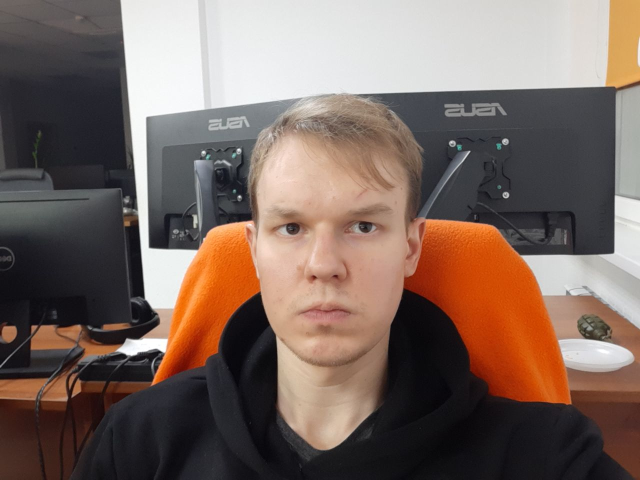
#> input picture laboratory_work_1/img/image_1.png, 1280 x 960 px, found by its file name (shown at 1/2 size)
$ python lab22.py
#> lines starting #> are read from the running program, lines starting #| are printed output that depends on the picture
import cv2
from matplotlib import pyplot as plt
import numpy as np


def show_result(image_path):
#> called with image_path = './laboratory_work_1/img/image_1.png'
    image = cv2.imread(image_path)
#> image is the input picture: shape (960, 1280, 3); mean B, G, R 96, 104.5, 123.5
    plt.figure(figsize=(20, 10))

    transformed_linear = cv2.convertScaleAbs(image, alpha=1.5, beta=50)
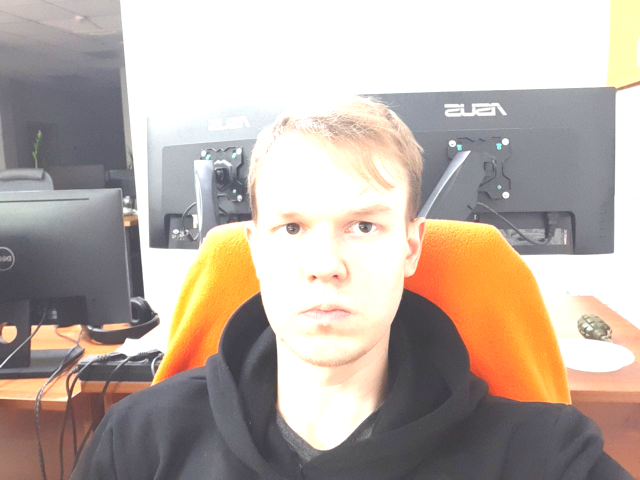
#> transformed_linear: shape (960, 1280, 3) (shown at 1/2 size); mean B, G, R 164.7, 173.9, 186.2

    lut = np.zeros(shape=256, dtype=np.uint8)
    for i in range(256):
        lut[i] = 255 * pow(float(i) / 255, 5)
    transformed_nonlinear = cv2.LUT(image, lut)
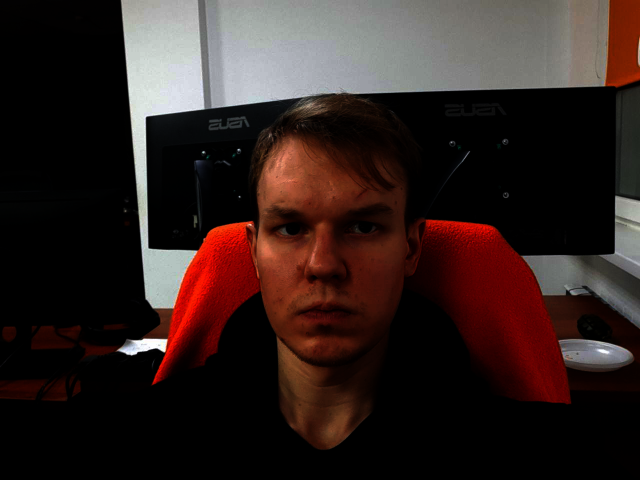
#> transformed_nonlinear: shape (960, 1280, 3) (shown at 1/2 size); mean B, G, R 31.7, 34.4, 49.5

    median_image = cv2.medianBlur(image, 5)
    gaussian_image = cv2.GaussianBlur(image, (5, 5), 0)
    bilateral_image = cv2.bilateralFilter(
        image, 9, 75, 75)

    kernel_sharpening = np.array([[-1, -1, -1],
                                  [-1, 9, -1],
                                  [-1, -1, -1]])
    sharpened_image = cv2.filter2D(image, -1, kernel_sharpening)

    gray_image = cv2.cvtColor(image, cv2.COLOR_BGR2GRAY)
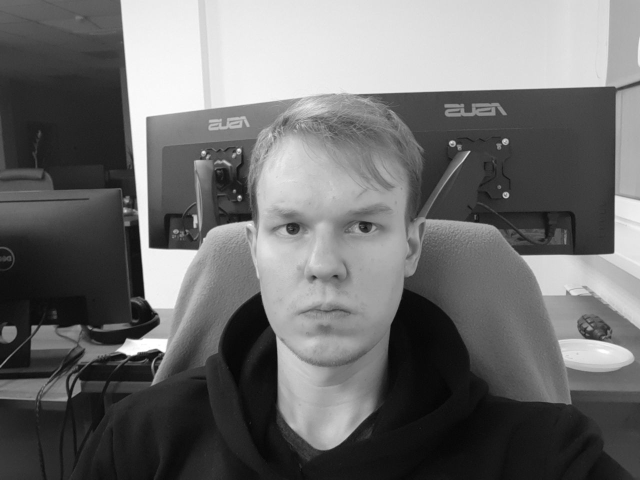
#> gray_image: shape (960, 1280) (shown at 1/2 size); min 3, max 255, mean 109.2
    salt_and_pepper_noise = np.zeros(shape=gray_image.shape, dtype=np.uint8)
    cv2.randu(salt_and_pepper_noise, 0, 255)
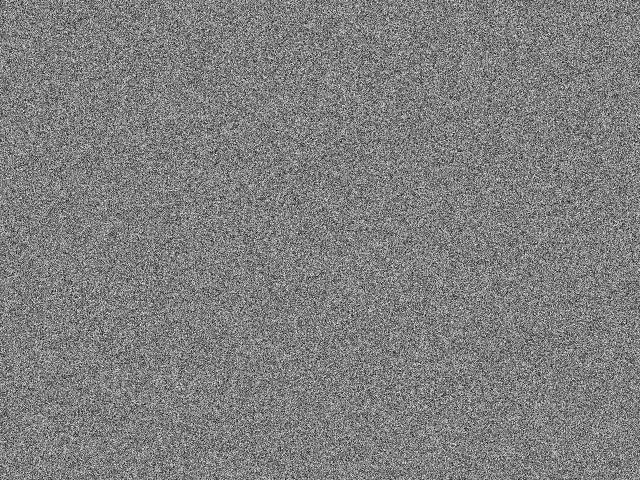
#> salt_and_pepper_noise: shape (960, 1280) (shown at 1/2 size); min 0, max 254, mean 127
    salt = salt_and_pepper_noise > 250
    pepper = salt_and_pepper_noise < 5
    salt_and_pepper_image = image.copy()
    salt_and_pepper_image[salt] = 255
    salt_and_pepper_image[pepper] = 0

    hsv_image = cv2.cvtColor(image, cv2.COLOR_BGR2HSV)
#> hsv_image: shape (960, 1280, 3); mean H, S, V 70.4, 60.7, 125.9
    gauss_noise = np.zeros(shape=hsv_image.shape, dtype=np.uint8)
    cv2.randn(gauss_noise, 0, 100)
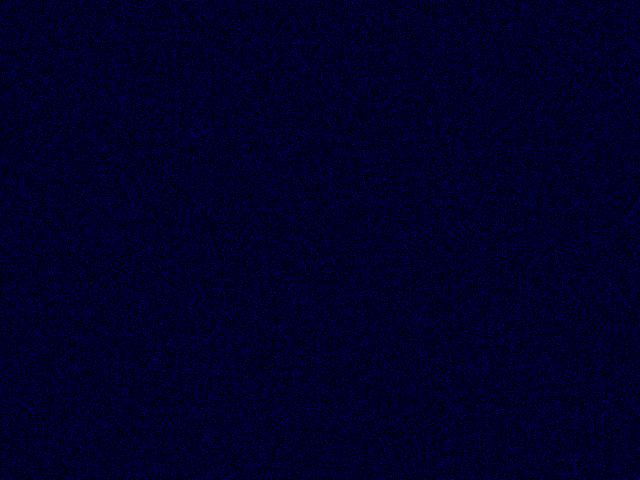
#> gauss_noise: shape (960, 1280, 3) (shown at 1/2 size); mean of channels 0, 1, 2 39.7, 0, 0; drawn as B, G, R
    gauss_noise_image = cv2.add(hsv_image, gauss_noise)
#> gauss_noise_image: shape (960, 1280, 3); mean H, S, V 107.9, 60.7, 125.9
    gauss_noise_image = cv2.cvtColor(
        gauss_noise_image, cv2.COLOR_HSV2BGR)
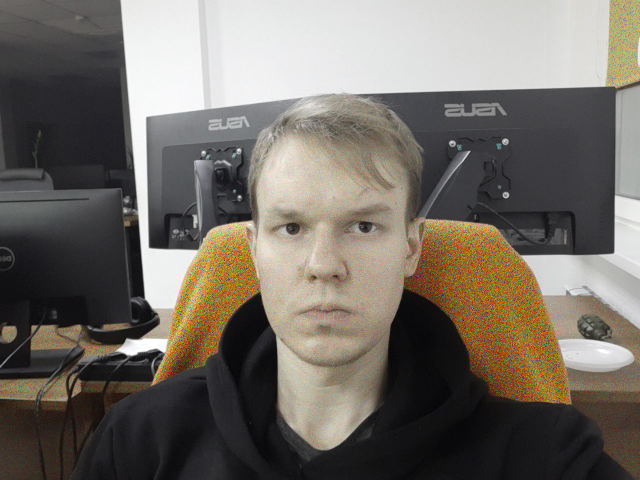
#> gauss_noise_image: shape (960, 1280, 3) (shown at 1/2 size); mean B, G, R 101.1, 109.2, 115.6

    colors = ('b', 'g', 'r')

    plt.subplot(341)
    plt.title('Исходное изображение')
    plt.imshow(cv2.cvtColor(image, cv2.COLOR_BGR2RGB))

    plt.subplot(342)
    plt.title('Шум Гаусса')
    plt.imshow(cv2.cvtColor(gauss_noise_image, cv2.COLOR_BGR2RGB))

    plt.subplot(343)
    plt.title('Шум "соль и перец"')
    plt.imshow(cv2.cvtColor(salt_and_pepper_image, cv2.COLOR_BGR2RGB))

    plt.subplot(344)
    plt.title('Медианный фильтр')
    plt.imshow(cv2.cvtColor(median_image, cv2.COLOR_BGR2RGB))

    plt.subplot(345)
    plt.title('Гауссов фильтр')
    plt.imshow(cv2.cvtColor(gaussian_image, cv2.COLOR_BGR2RGB))

    plt.subplot(346)
    plt.title('Билатеральный фильтр')
    plt.imshow(cv2.cvtColor(bilateral_image, cv2.COLOR_BGR2RGB))

    plt.subplot(347)
    plt.title('Увеличение резкости')
    plt.imshow(cv2.cvtColor(sharpened_image, cv2.COLOR_BGR2RGB))

    plt.subplot(348)
    plt.title('Гистограмма исходного изображения')
    for idx, color in enumerate(colors):
        hist = cv2.calcHist([image], [idx], None, [256], [0, 256])
        plt.plot(hist, color=color)
        plt.xlim([0, 256])

    plt.subplot(349)
    plt.title('Гистограмма линейно трансформированного изображения')
    for idx, color in enumerate(colors):
        hist = cv2.calcHist([transformed_linear], [
            idx], None, [256], [0, 256])
        plt.plot(hist, color=color)
        plt.xlim([0, 256])

    plt.subplot(3, 4, 10)
    plt.title('Гистограмма нелинейно трансформированного изображения')
    for idx, color in enumerate(colors):
        hist = cv2.calcHist([transformed_nonlinear], [
            idx], None, [256], [0, 256])
        plt.plot(hist, color=color)
        plt.xlim([0, 256])

    plt.show()
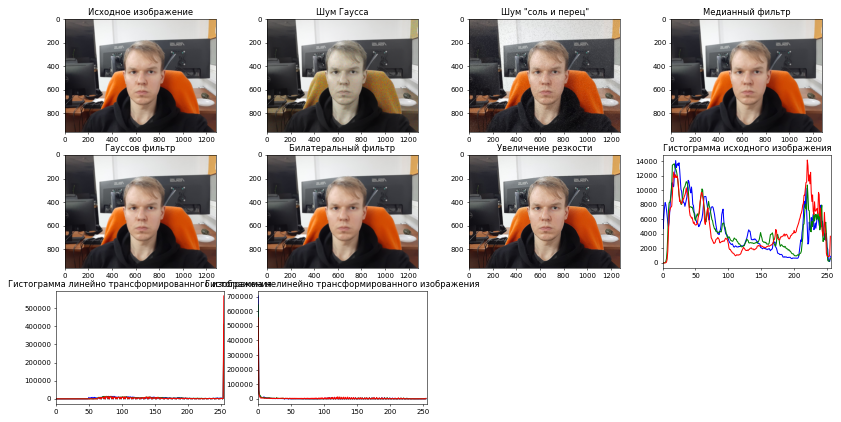
#> figure drawn by matplotlib, 10 panels; panel 8: curve peaks at x = 20, y = 14119; panel 8: curve peaks at x = 18, y = 13661; panel 8: curve peaks at x = 220, y = 14190; panel 9: curve peaks at x = 255, y = 345448


if __name__ == '__main__':
    show_result('./laboratory_work_1/img/image_1.png')

$ run again, with laboratory_work_1/img/image_2.png copied over laboratory_work_1/img/image_1.png
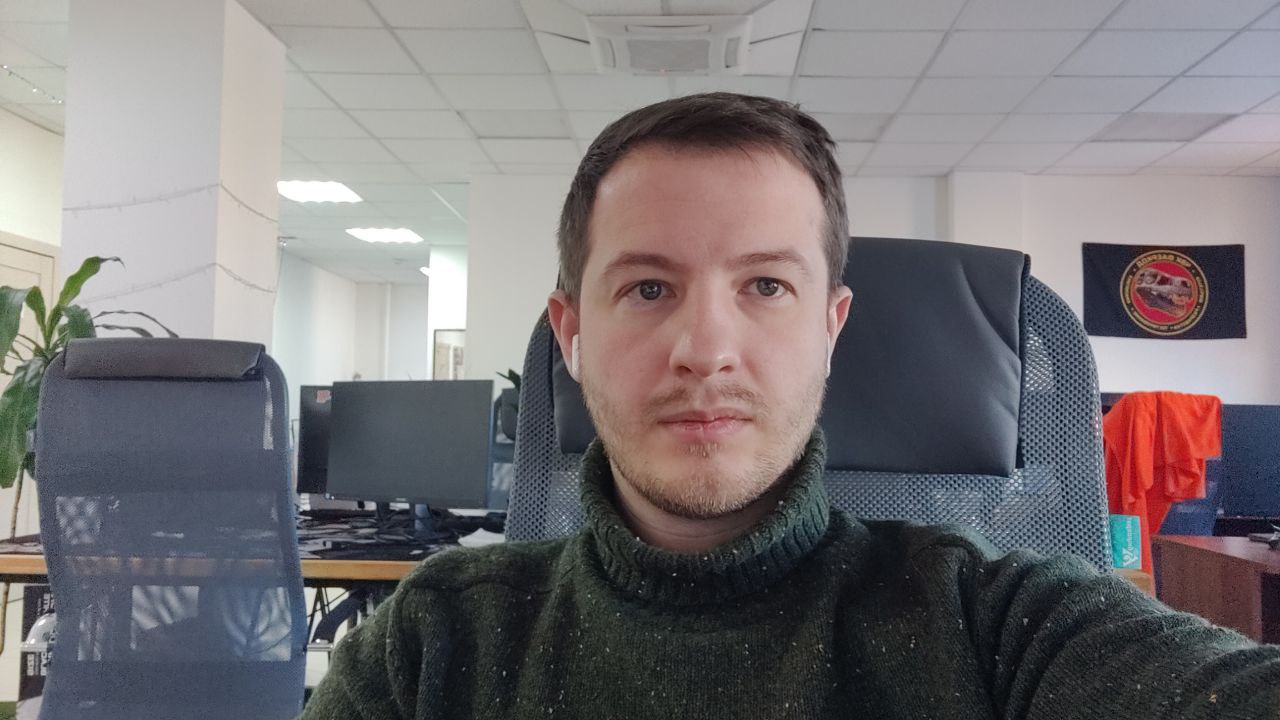
#> input picture laboratory_work_1/img/image_2.png, 1280 x 720 px, found by its file name
#> in show_result, image is the input picture: shape (720, 1280, 3); mean B, G, R 118.4, 115.9, 120.3
#> hsv_image: shape (720, 1280, 3); mean H, S, V 80.4, 41.7, 128.2
#> in show_result, `cv2.randn(gauss_noise, 0, 100)`:
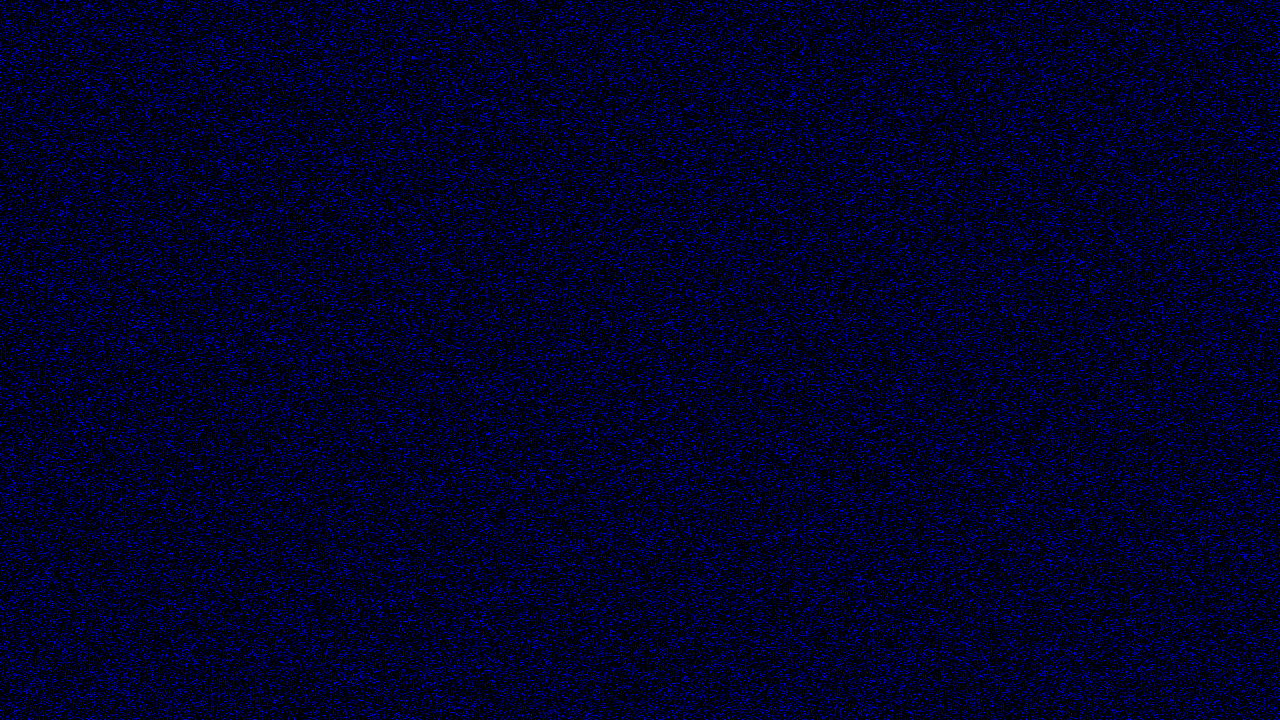
#> gauss_noise: shape (720, 1280, 3); mean of channels 0, 1, 2 39.7, 0, 0; drawn as B, G, R
#> in show_result, `gauss_noise_image = cv2.cvtColor( gauss_noise_image, cv2.COLOR_HSV2BGR)`:
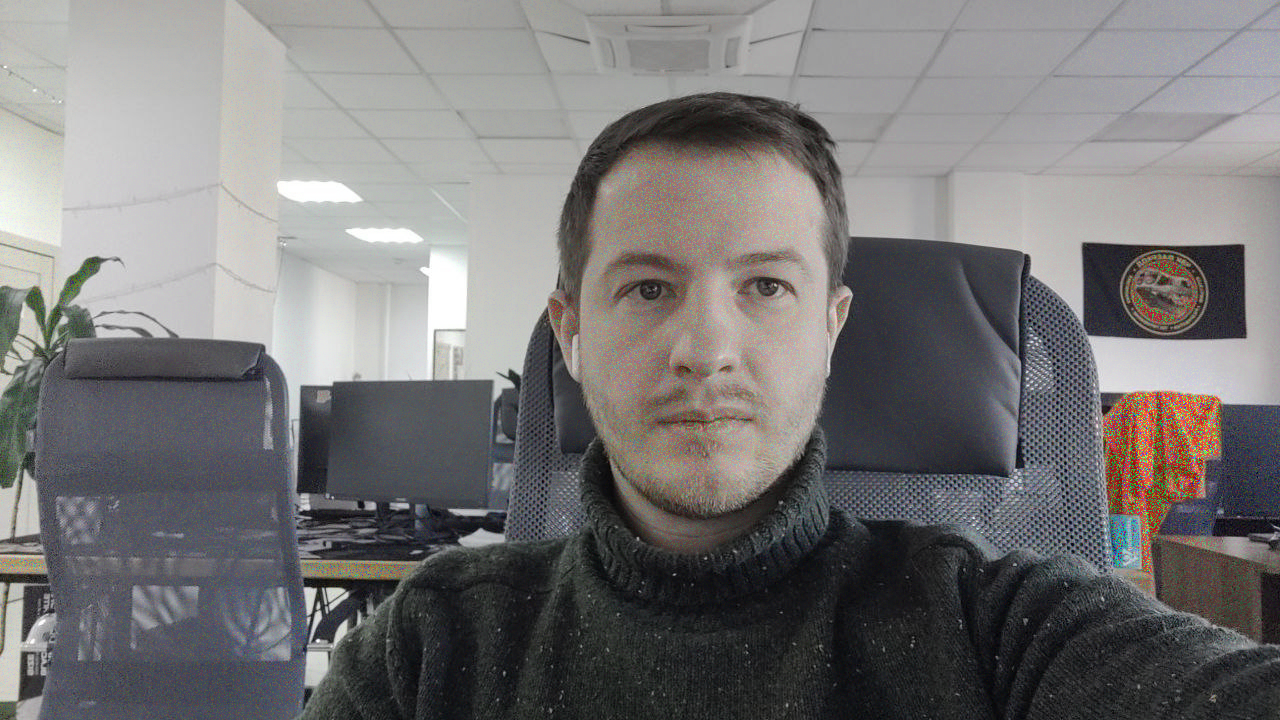
#> gauss_noise_image: shape (720, 1280, 3); mean B, G, R 118, 117.8, 119.4
